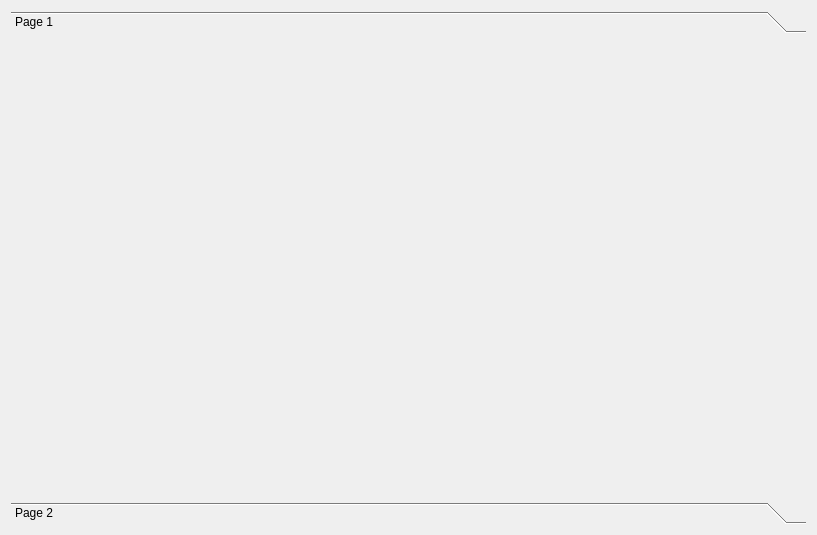
<?xml version="1.0" encoding="UTF-8"?>
<ui version="4.0">
 <class>SettingsWidget</class>
 <widget class="QWidget" name="SettingsWidget">
  <property name="geometry">
   <rect>
    <x>0</x>
    <y>0</y>
    <width>817</width>
    <height>535</height>
   </rect>
  </property>
  <property name="windowTitle">
   <string>Form</string>
  </property>
  <layout class="QGridLayout" name="gridLayout">
   <item row="0" column="0">
    <widget class="QToolBox" name="mpContainer">
     <property name="frameShape">
      <enum>QFrame::NoFrame</enum>
     </property>
     <property name="currentIndex">
      <number>0</number>
     </property>
     <widget class="QWidget" name="page">
      <property name="geometry">
       <rect>
        <x>0</x>
        <y>0</y>
        <width>795</width>
        <height>451</height>
       </rect>
      </property>
      <attribute name="label">
       <string>Page 1</string>
      </attribute>
     </widget>
     <widget class="QWidget" name="page_2">
      <property name="geometry">
       <rect>
        <x>0</x>
        <y>0</y>
        <width>85</width>
        <height>85</height>
       </rect>
      </property>
      <attribute name="label">
       <string>Page 2</string>
      </attribute>
     </widget>
    </widget>
   </item>
  </layout>
 </widget>
 <resources/>
 <connections/>
</ui>
